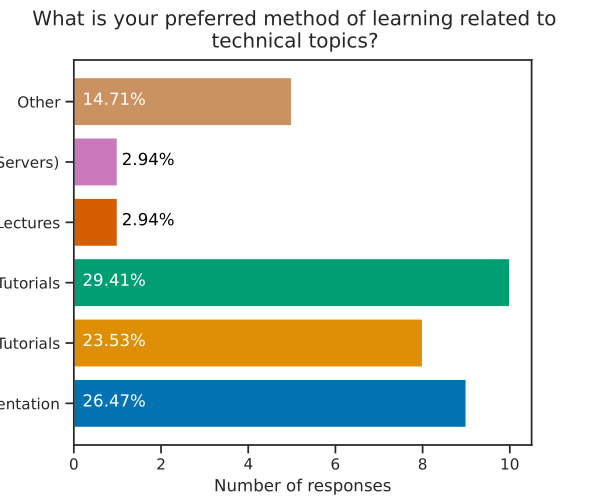

Recreate this plot in Python.
import matplotlib as mpl

mpl.use("pgf")

import matplotlib.pyplot as plt
import seaborn as sns

fig = plt.figure()

fig.set_size_inches(5.90666, 5)

sns.set(style="ticks")

colors = sns.color_palette("colorblind")


total = 34
data = {
    "Books/ Online Documentation": 9,
    "Interactive Tutorials": 8,
    "Video Tutorials": 10,
    "University Lectures": 1,
    "Forums/ Online Groups (e.g. Discord Servers)": 1,
    "Other": 5,
}

frequency = list(data.keys())
values = list(data.values())

bars = plt.barh(frequency, values, color=colors)
for bar in bars:
    if bar.get_width() < 2:
        plt.text(
            bar.get_x() + 1.1, bar.get_y() + (bar.get_height()/2.0)-0.05,
            "{0:.2%}".format(bar.get_width()/ total),
            color = "black",
            weight = "bold",
        )
    else: 
        plt.text(
            bar.get_x() + 0.2, bar.get_y() + (bar.get_height()/2.0)-0.05,
            "{0:.2%}".format(bar.get_width()/ total),
            color = "white",
            weight = "bold",
        )


plt.xlabel("Number of responses")

fig.suptitle("What is your preferred method of learning related to\n technical topics?", wrap=True)
# plt.tight_layout()
fig.savefig("plot.png", dpi=100)
fig.savefig("plot.pgf", format="pgf", bbox_inches="tight", transparent=True)
